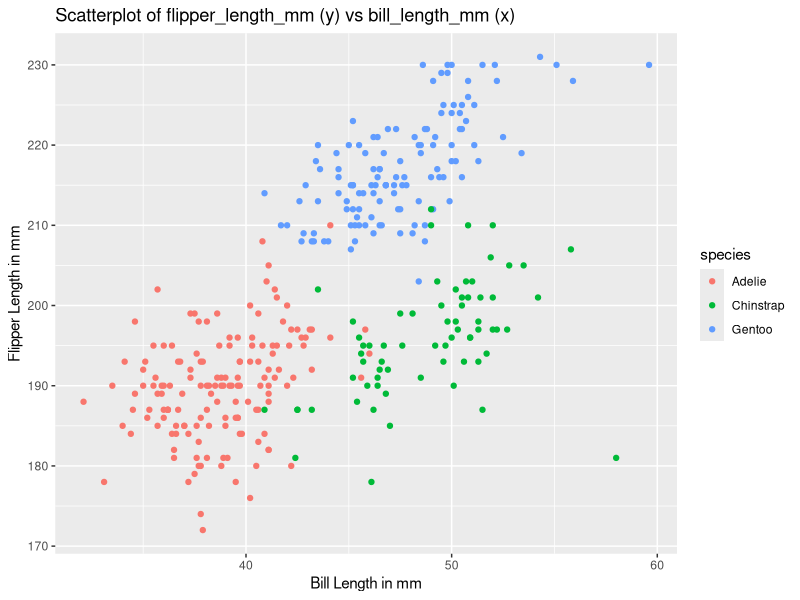

The R script that drew this image:
## ---- chunk 1
library(tidyverse) 
## ---- chunk 2
data("penguins", package = "palmerpenguins")
## ---- chunk 3
tail(penguins) 
## ---- chunk 4
# Nrow/columns in penguins
x = data.frame(penguins)
nrow(x)
ncol(x)
## ---- chunk 5
penguins %>%
  summarise(mean(flipper_length_mm, na.rm = TRUE))
## ---- chunk 6
scatterplot1 <- penguins %>%
ggplot2:::ggplot(aes(x = bill_length_mm, y = flipper_length_mm, color = species)) + geom_point() +
ggtitle("Scatterplot of flipper_length_mm (y) vs bill_length_mm (x)") +
ylab("Flipper Length in mm")+
xlab("Bill Length in mm")

scatterplot1
